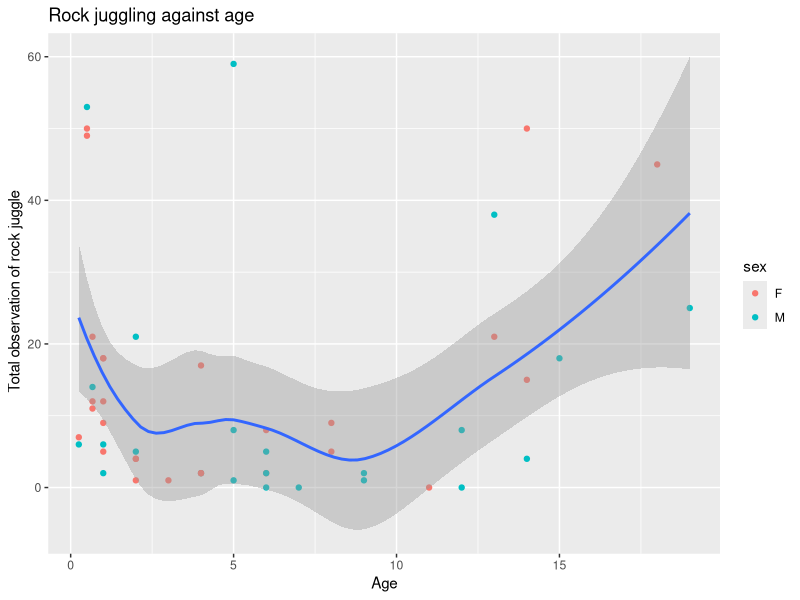
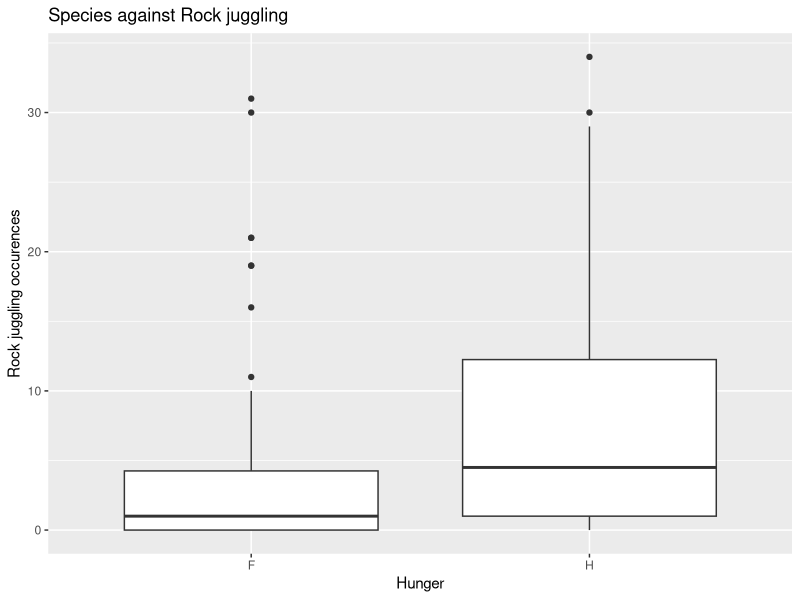

Write R code to recreate these figures, in order.
## ---- chunk 1
#| label: packages
#| echo: false

library(tidyverse)
library(here)
## ---- chunk 2
#| label: import-data

data_juggling <- read_delim(here("Data/Rock_juggling_frequency_data.csv"),
                   delim = ",") |> 
  rename(rock_juggling = `rj.total`) 
data_hunger <- read_delim(here("Data/Hunger_data.csv"),
                          delim = ",") |> 
  rename(rock_juggling = `rj`)
## ---- chunk 3
#| average-juggling-sex
data_juggling |> 
  group_by(sex) |> 
  summarise(Mean_rock_juggling = mean(rock_juggling))
## ---- chunk 4
#| plot-data

plot_juggling <- ggplot(data_juggling, aes(x = age, y = rock_juggling), fill = sex)+
  geom_point(aes(colour = sex))+
  geom_smooth()+ 
  labs(x = "Age",
       y = " Total observation of rock juggle",
       title = "Rock juggling against age")
plot_juggling
## ---- chunk 5
#| boxplot-species

plot_hunger <- ggplot(data_hunger, aes(x= hungry, y = rock_juggling))+
  geom_boxplot()+
  labs( x = "Hunger",
        y = "Rock juggling occurences",
        title = "Species against Rock juggling")
plot_hunger
## ---- chunk 6
#| Juggling-hunger


